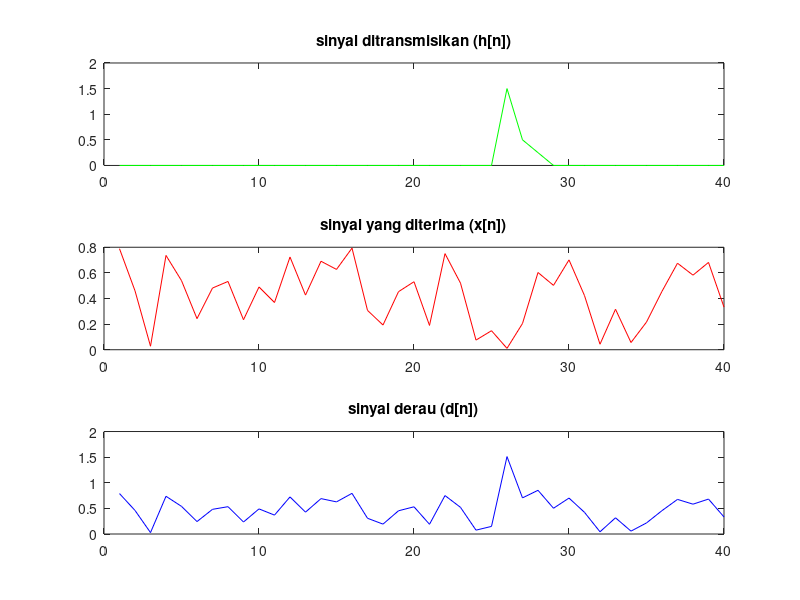

Reproduce this figure in MATLAB.
clc;
clear all;

h = [3 1 0.5];
lh =  length(h);
axis = zeros(1,40);
hn = [h,axis];

a = 0.8;
d = a*(rand(1, 40));

for i = 1:lh
  axis(1,25+i) = h(i);
end

x = 0.5*axis;
y = d+x;

figure;
subplot(3,1,1);
plot(x,'g');
title("sinyal ditransmisikan (h[n])");
axis([1 40]);

subplot(3,1,2);
plot(d,'r');
title("sinyal yang diterima (x[n])");
axis([1 40]);

subplot(3,1,3);
plot(y,'b');
title("sinyal derau (d[n])");
axis([1 40]);
